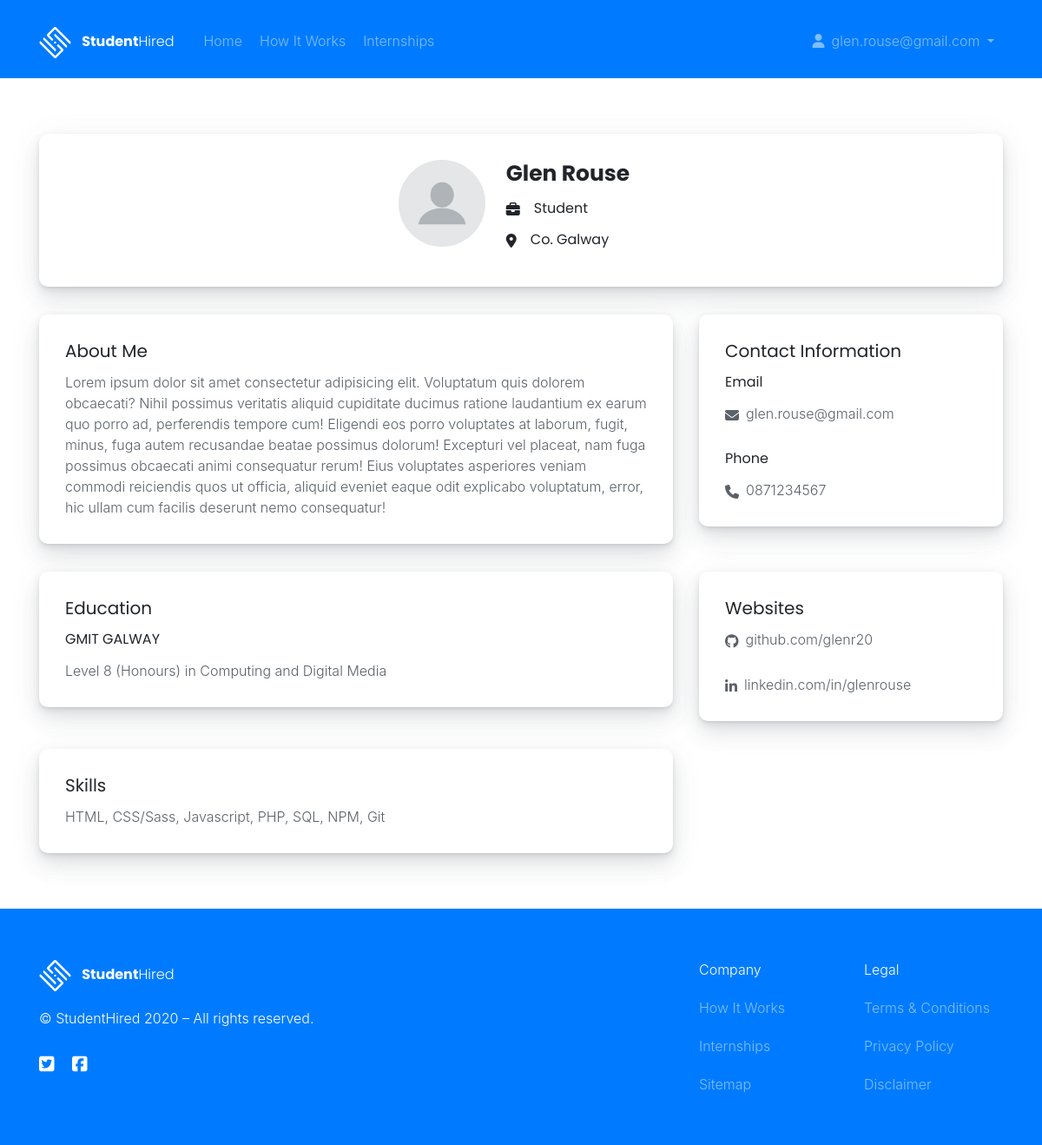
/studentdashboard.php (signed in), run on an earlier commit of the app's database.
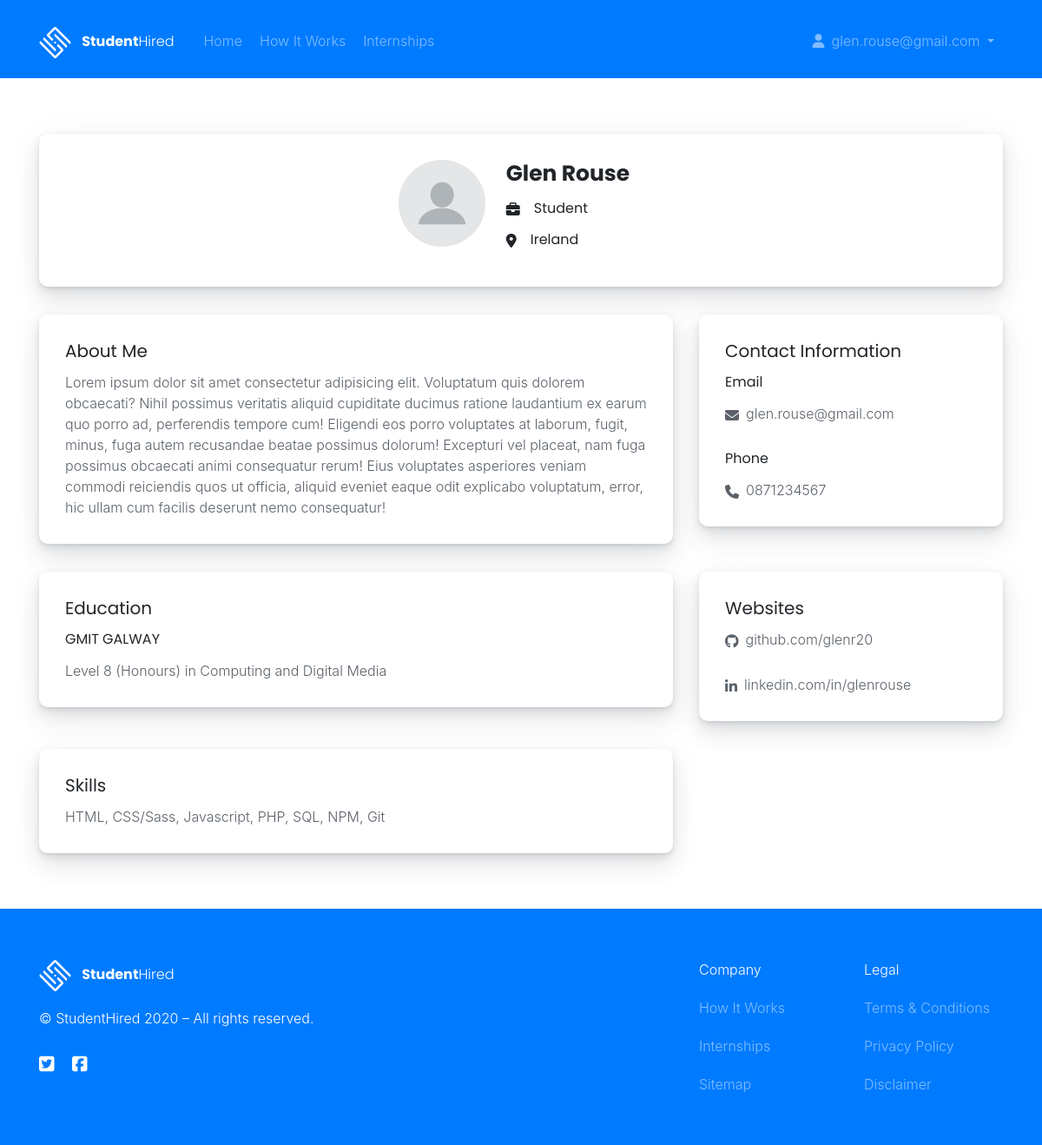
And on a later commit of the database.
### tables this page shows
CREATE TABLE IF NOT EXISTS Students (
  student_id SMALLINT(3) NOT NULL AUTO_INCREMENT,
  student_fullname VARCHAR(255) NULL DEFAULT NULL,
  student_email VARCHAR(255) NULL DEFAULT NULL,
  student_password VARCHAR(255) NULL DEFAULT NULL,
  student_phone INT(10) ZEROFILL NULL,
  student_location VARCHAR(255) NULL,
  student_bio TEXT NULL,
  student_skills VARCHAR(255) NULL,
  student_github VARCHAR(255) NULL,
  student_linkedin VARCHAR(255) NULL,
  student_college VARCHAR(255) NULL,
  student_course VARCHAR(255) NULL,
  student_picture VARCHAR(255) DEFAULT 'blank-profile-picture.png',
PRIMARY KEY (student_id));

### studentdashboard.php (the view, shortened to what this page needs)
<?php
$email = $_SESSION['student_email'];
function getUsersData($studentId) {
	require('config/db.php');
	$array = array();
	$query = mysqli_query($conn, "SELECT * FROM students WHERE student_id=" . $studentId);
	while ($row = mysqli_fetch_assoc($query)) {
		$array['student_id'] = $row['student_id'];
		$array['student_fullname'] = $row['student_fullname'];
		$array['student_email'] = $row['student_email'];
		$array['student_password'] = $row['student_password'];
		$array['student_phone'] = $row['student_phone'];
		$array['student_location'] = $row['student_location'];
		$array['student_bio'] = $row['student_bio'];
		$array['student_skills'] = $row['student_skills'];
		$array['student_github'] = $row['student_github'];
		$array['student_linkedin'] = $row['student_linkedin'];
		$array['student_college'] = $row['student_college'];
		$array['student_course'] = $row['student_course'];
		$array['student_picture'] = $row['student_picture'];
	}
	return $array;
}
function getId($email) {
	require('config/db.php');
	$query = mysqli_query($conn, "SELECT student_id FROM students WHERE student_email='" . $email . "'");
	while ($row = mysqli_fetch_assoc($query)) {
		return $row['student_id'];
	}
}
?>
<?php include('includes/header.php'); ?>
<?php if (isset($_SESSION['student_email'])) {
	$usersData = getUsersData(getId($_SESSION['student_email']));
?>
<body>
  <div class="d-flex justify-content-center flex-column">
    <?php include('includes/nav_student.php'); ?>
  </div>
  <div class="d-flex flex-column my-5 inner-wrapper justify-contents-center container">
    <div class="row">
      <div class="col-md-12">
        <div class="card my-3">
          <div id="cardPost" class="card-body">
            <div class="text-center d-flex justify-content-center align-items-start">
              <img src="./assets/images/profile-pictures/<?php echo $usersData['student_picture'] ?>"
                class="rounded-circle mb-3" alt="profile" height="100" width="100">
              <div class="profile-info d-flex flex-column justify-content-center align-items-start ml-4">
                <div class="d-flex">
                  <h4 class="font-weight-bold mr-3"><?php echo $usersData['student_fullname'] ?></h4>
                </div>
                <div class="d-flex">
                  <h6><i class="fas fa-briefcase align-middle mr-3"></i>Student</h6>
                </div>
                <div class="d-flex">
                  <h6><i
                      class="fas fa-map-marker-alt align-middle mr-3"></i><?php echo $usersData['student_location'] ?>
                  </h6>
                </div>
              </div>
            </div>
          </div>
        </div>
      </div>
    </div>
    <div class="row">
      <div class="col-md-8">
        <div class="card my-3">
          <div id="cardPost" class="card-body">
            <h5 class="mr-3">About Me</h5>
            <p><?php echo $usersData['student_bio'] ?></p>
          </div>
        </div>
      </div>
      <div class="col-md-4">
        <div class="card my-3">
          <div id="cardPost" class="card-body">
            <h5 class="mr-3">Contact Information</h5>
            <h6>Email</h6>
            <p><i class="fas fa-envelope mr-2 align-middle"></i><?php echo $usersData['student_email'] ?></p>
            <h6>Phone</h6>
            <p><i class="fas fa-phone mr-2 align-middle"></i><?php echo $usersData['student_phone'] ?></p>
          </div>
        </div>
      </div>
    </div>
    <div class="row">
      <div class="col-md-8">
        <div class="card my-3">
          <div id="cardPost" class="card-body">
            <h5 class="mr-3">Education</h5>
            <h6><?php echo $usersData['student_college'] ?></h6>
            <p><?php echo $usersData['student_course'] ?></p>
          </div>
        </div>
      </div>
      <div class="col-md-4">
        <div class="card my-3">
          <div id="cardPost" class="card-body">
            <h5 class="mr-3">Websites</h5>
            <p><i class="fab fa-github mr-2 align-middle"></i><?php echo $usersData['student_github'] ?></p>
            <p><i class="fab fa-linkedin-in mr-2 align-middle"></i><?php echo $usersData['student_linkedin'] ?></p>
          </div>
        </div>
      </div>
    </div>
    <div class="row">
      <div class="col-md-8">
        <div class="card my-3">
          <div id="cardPost" class="card-body">
            <h5 class="mr-3">Skills</h5>
            <p><?php echo $usersData['student_skills'] ?></p>
          </div>
        </div>
      </div>
    </div>
  </div>
  <?php } ?>
  <?php include('includes/footer.php'); ?>

### includes/header.php (shortened to what this page needs)
<!DOCTYPE html>
<html lang="en">
<head>
  <link rel="stylesheet" href="https://stackpath.bootstrapcdn.com/bootstrap/4.3.1/css/bootstrap.min.css">
  <link rel="stylesheet" href="assets/css/shards.min.css?v=3.0.0">
  <link rel="stylesheet" href="assets/css/shards-extras.min.css?version=3.0.0">
  <link rel="stylesheet" href="assets/css/countrySelect.min.css">
</head>

### includes/nav_student.php (shortened to what this page needs)
<nav class="navbar navbar-expand-lg navbar-dark bg-primary pt-3">
  <div class="container">
    <a class="navbar-brand mt-1" href="./index.php">
      <img src="assets/images/studenthired-logo-white.svg" class="mr-2 brand-logo">
      <span class="font-weight-bold">Student</span><span class="font-weight-light">Hired</span>
    </a>
    <div class="collapse navbar-collapse" id="navbarNavDropdown">
      <ul class="navbar-nav">
        <li class="nav-item">
          <a class="nav-link" href="./index.php">Home</span></a>
        </li>
        <li class="nav-item">
          <a class="nav-link" href="./index.php#how-it-works">How It Works</a>
        </li>
        <li class="nav-item">
          <a class="nav-link" href="./internships.php">Internships</a>
        </li>
      </ul>
      <ul class="navbar-nav ml-auto">
        <li class="nav-item dropdown">
          <a class="nav-link dropdown-toggle" href="#" id="navbarDropdown" role="button" data-toggle="dropdown"
            aria-haspopup="true" aria-expanded="false">
            <i class="fas fa-user mr-2"></i><?php echo $email; ?>
          </a>
        </li>
      </ul>
    </div>
  </div>
</nav>

### includes/footer.php (shortened to what this page needs)
<footer>
  <nav class="navbar-dark bg-primary">
    <div class="container py-5">
      <div class="row">
        <div class="col-md-8">
          <div class="d-flex flex-column">
            <a class="navbar-brand mb-2" href="./index.php">
              <img src="assets/images/studenthired-logo-white.svg" class="mr-2">
              <span class="font-weight-bold">Student</span><span class="font-weight-light">Hired</span>
            </a>
            <p class="text-white">&copy; StudentHired 2020 &ndash; All rights reserved.</p>
            <div class="social mb-3">
              <a class="text-white" href="https://twitter.com/studenthired">
                <i class="fab fa-twitter-square fa-lg"></i>
              </a>
              <a class="text-white" href="https://www.facebook.com/StudentHired-107639287471343/">
                <i class="fab fa-facebook-square fa-lg pl-3"></i>
              </a>
            </div>
          </div>
        </div>
        <div class="col-md">
          <ul class="navbar-nav flex-column">
            <li class="nav-item">
              <a class="nav-link active disabled" href="#">Company</a>
            </li>
            <li class="nav-item">
              <a class="nav-link" href="./index.php#how-it-works">How It Works</a>
            </li>
            <li class="nav-item">
              <a class="nav-link" href="./internships.php">Internships</a>
            </li>
            <li class="nav-item">
              <a class="nav-link" href="../sitemap.xml">Sitemap</a>
            </li>
          </ul>
        </div>
        <div class="col-md">
          <ul class="navbar-nav flex-column">
            <li class="nav-item">
              <a class="nav-link active disabled" href="#">Legal</a>
            </li>
            <li class="nav-item">
              <a class="nav-link" href="./terms.php">Terms & Conditions</a>
            </li>
            <li class="nav-item">
              <a class="nav-link" href="./privacy.php">Privacy Policy</a>
            </li>
            <li class="nav-item">
              <a class="nav-link" href="./disclaimer.php">Disclaimer</a>
            </li>
          </ul>
        </div>
      </div>
    </div>
  </nav>
</footer>
</body>
</html>

What changed in the data, as far as the page shows it:
changed students "Glen Rouse": student_id+student_location "Co. Galway" → "Ireland"
